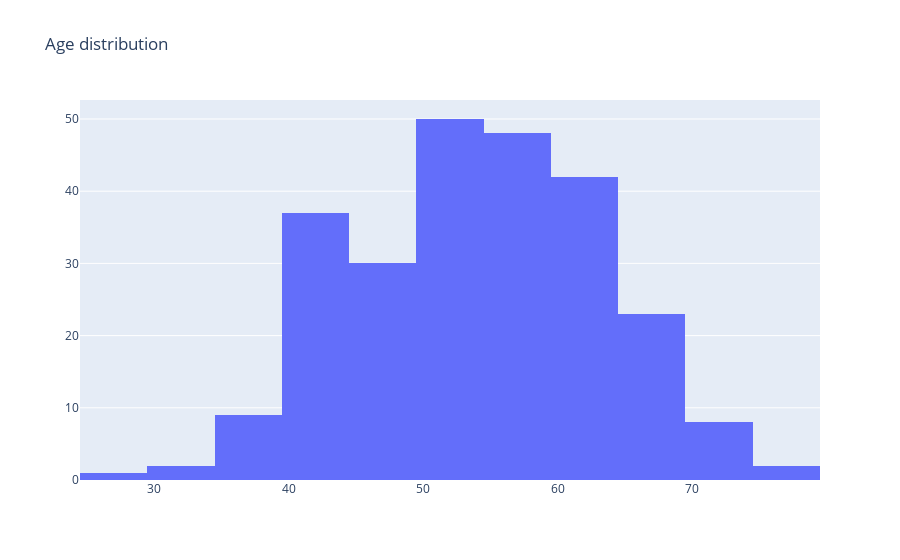

The notebook cell saved with this chart:
### Code cell
d1=[pg.Histogram(x=data['Age'])]
layout=pg.Layout(title='Age distribution')
fig=pg.Figure(data=d1,layout=layout)
iplot(fig)

### Figure 1 — Plotly figure (JSON) as saved in the notebook; plotly's stock layout.template omitted (floating-point values rounded to 4 significant figures; data arrays with more than 128 entries replaced by an {"elided": "..."} marker saying what was removed)
{"data": [{"type": "histogram", "x": {"elided": "252 int values"}}], "layout": {"title": {"text": "Age distribution"}}}
